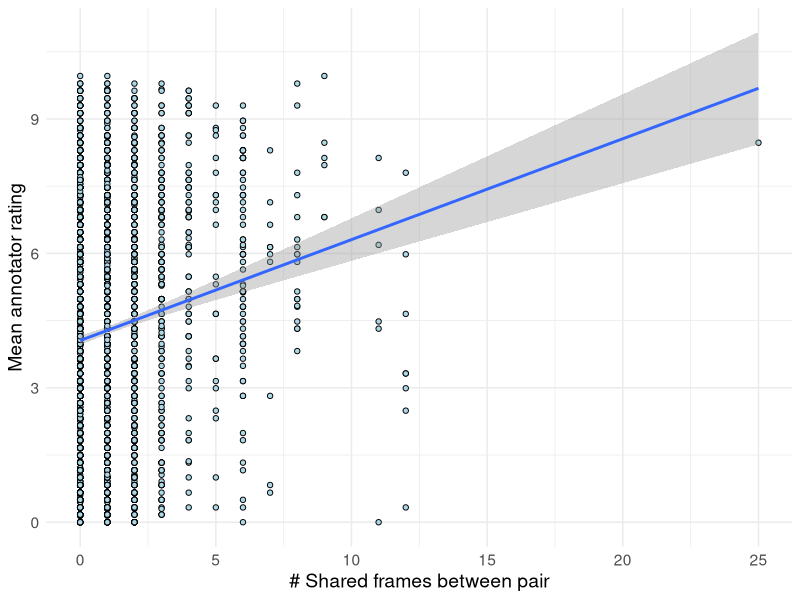
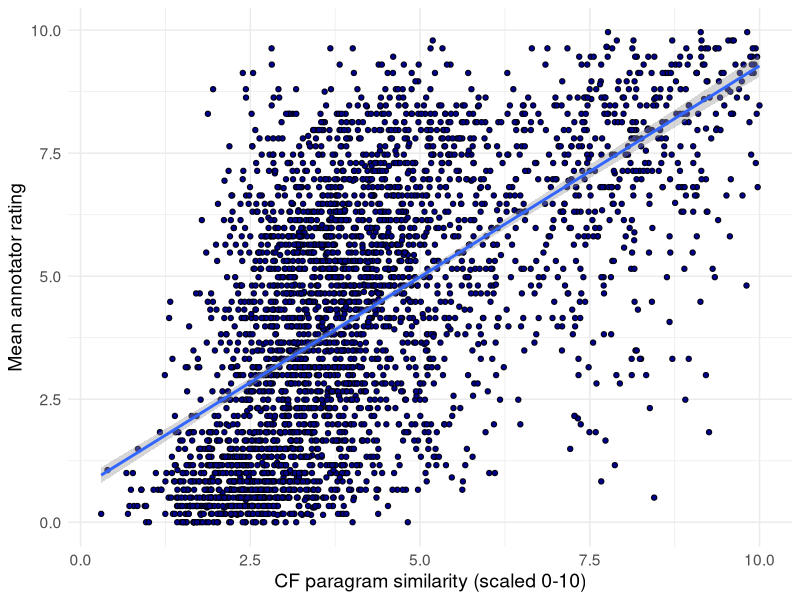
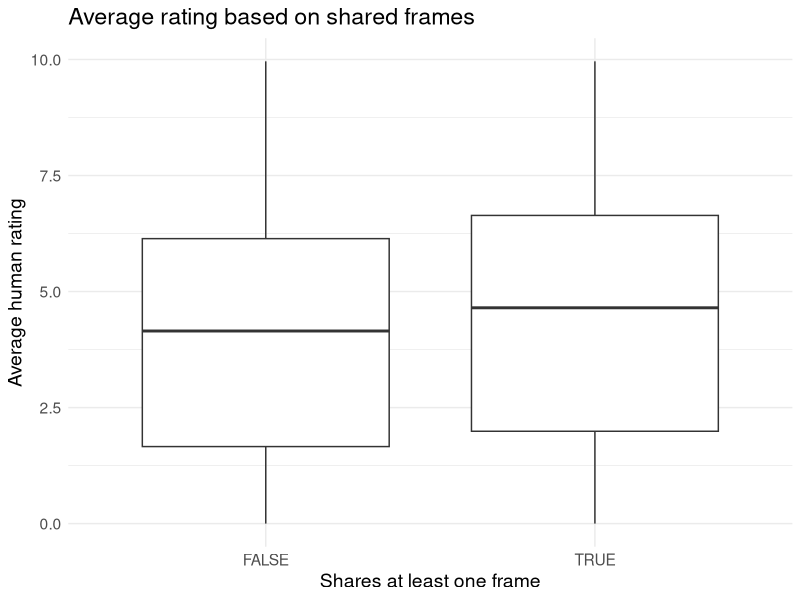
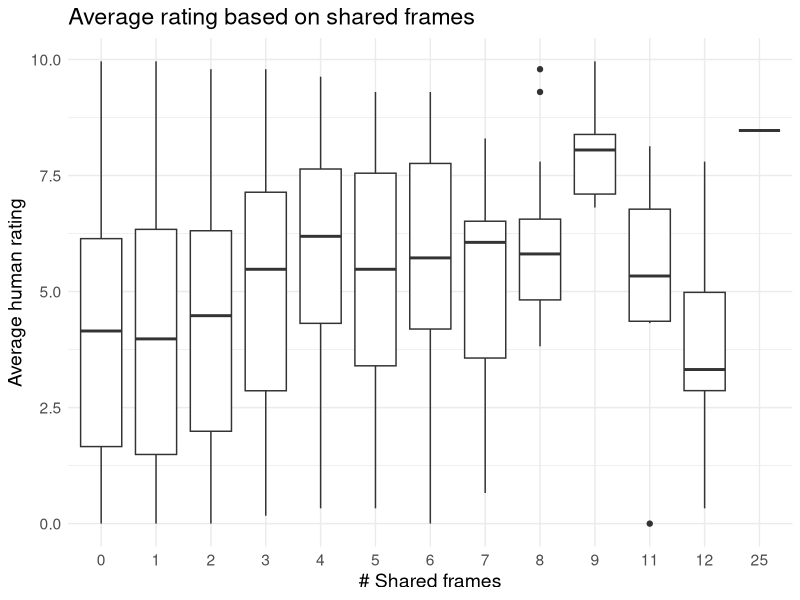

These figures' R source, in order:
library(here)
setwd(here())
library(tidyverse)
library(patchwork)

theme_set(theme_minimal() + theme(text =  element_text(size = 14)))

simverb <- read_csv(here("data_output",
                            "simverb_processed.csv"), 
                       show_col_type = F)

# ggplot(simverb, aes(x = shared_frames, y = sd_rating))+
#   geom_point(shape = 21, fill = "lightblue")+
#   xlab("# Shared frames between pair")+
#   ylab("StDev of annotator rating")+
#   geom_smooth(method = "lm")
# 
ggplot(simverb, aes(x = shared_frames, y = sv_score))+
  geom_point(shape = 21, fill = "lightblue")+
  xlab("# Shared frames between pair")+
  ylab("Mean annotator rating")+
  geom_smooth(method = "lm")

ggplot(simverb, aes(x = cf_scaled_sim, y = sv_score))+
  geom_point(shape = 21, fill = "darkblue")+
  xlab("CF paragram similarity (scaled 0-10)")+
  ylab("Mean annotator rating")+
  geom_smooth(method = "lm")

# simverb <- simverb |> 
#   mutate(shared = shared_frames > 0)

ggplot(simverb, aes(x = shares_frames_bool, y = sv_score))+
  geom_boxplot()+
  xlab("Shares at least one frame")+
  ylab("Average human rating")+
  ggtitle("Average rating based on shared frames")

ggplot(simverb, aes(x = as.factor(shared_frames), y = sv_score))+
  geom_boxplot()+
  xlab("# Shared frames")+
  ylab("Average human rating")+
  ggtitle("Average rating based on shared frames")
  

# ggplot(simverb, aes(x = relation_index, y = sd_rating))+
#   geom_point(shape = 21, fill = "lightblue")+
#   xlab("Pair relation (hypernym, etc.)")+
#   ylab("StDev of annotator rating")+
#   geom_smooth(method = "lm")
# 
# 
# simverb <- simverb |> 
#   mutate(sense_ratio = w1_num_v_senses/w2_num_v_senses)
# 
# ggplot(simverb, aes(x = sense_ratio, y = sd_rating))+
#   geom_point(shape = 21, fill = "lightblue")+
#   xlab("Verb sense ratio")+
#   ylab("StDev of annotator rating")+
#   geom_smooth(method = "lm")
